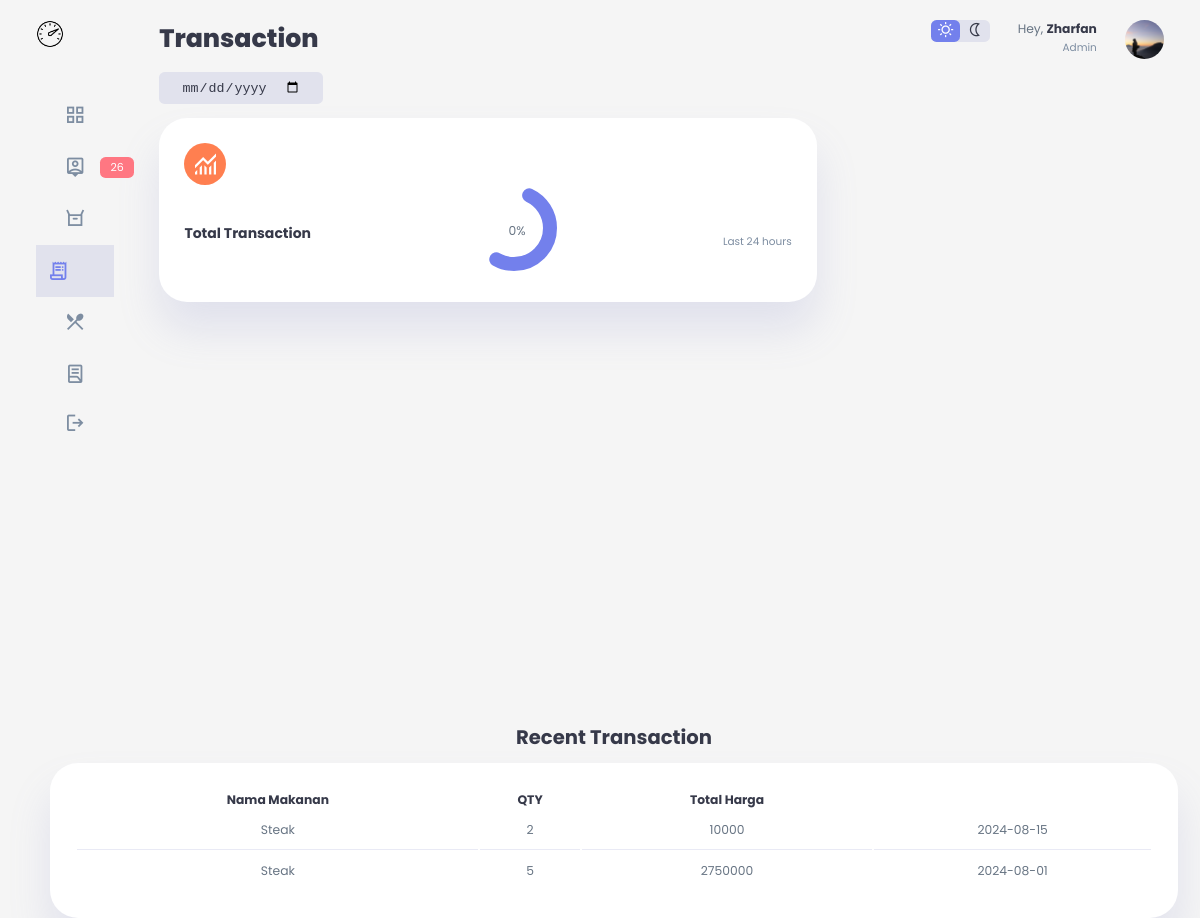
The page /php/transaksi.php on the database its author committed.
### tables this page shows
CREATE TABLE `transaction` (
  `id` int(11) NOT NULL,
  `nama_makanan` varchar(25) NOT NULL,
  `qty` int(11) NOT NULL,
  `total_harga` int(11) DEFAULT NULL,
  `tanggal` date NOT NULL
);

### php/transaksi.php (the view, shortened to what this page needs)
<?php
require 'koneksi.php';
$query_sql = "SELECT * FROM transaction";
$result = mysqli_query($conn, $query_sql);
?>
<!DOCTYPE html>
<html lang="en">
<head>
    <link rel="stylesheet" href="dashboard.css">
    <link rel="stylesheet" href="https://cdnjs.cloudflare.com/ajax/libs/font-awesome/6.0.0-beta3/css/all.min.css">
</head>
<body>
    <div class="container">
        <aside>
            <div class="top">
                <div class="logo">
                    <img src="../img/icons8-dashboard-50.png">
                </div>
            </div>
            <div class="sidebar">
                <a href="dashboard.php" >
                    <span class="material-symbols-outlined">grid_view</span>
                </a>
                <a href="reservation.php">
                    <span class="material-symbols-outlined">person_pin</span>
                    <span class="message-count">26</span>
                </a>
                <a href="orders.php">
                    <span class="material-symbols-outlined">orders</span>
                </a>
                <a href="transaksi.php" class="active">
                    <span class="material-symbols-outlined">receipt_long</span>
                </a>
                <a href="menu.php">
                    <span class="material-symbols-outlined">restaurant_menu</span>
                </a>
                <a href="report.php">
                    <span class="material-symbols-outlined">lab_profile</span>
                </a>
                <a href="logout.php">
                    <span class="material-symbols-outlined">logout</span>
                </a>
            </div>
        </aside>
        <main>
            <h1>Transaction</h1>
            <div class="date">
                <input type="date">
            </div>
            <div class="insights">
                <div class="income">
                <span class="material-symbols-outlined">monitoring</span>
                <div class="middle">
                    <div class="left">
                        <h3>Total Transaction</h3>
                    </div>
                    <div class="progress">
                        <svg>
                            <circle cx="38" cy="38" r="36"></circle>
                        </svg>
                        <div class="number">
                            <p id="transactionPercentage">0%</p>
                        </div>
                    </div>
                    <small class="text-muted">Last 24 hours</small>
                </div>
            </div>
            </div>
            <div class="recent-orders">
    <h2>Recent Transaction</h2>
    <table>
        <thead>
            <tr>
                <th>Nama Makanan</th>
                <th>QTY</th>
                <th>Total Harga</th>
            </tr>
        </thead>
        <tbody>
        <?php
if (mysqli_num_rows($result) > 0) {
    while ($row = mysqli_fetch_assoc($result)) {
        echo "<tr>";
        echo "<td>" . $row['nama_makanan'] . "</td>";
        echo "<td>" . $row['qty'] . "</td>";
        echo "<td>" . $row['total_harga'] . "</td>";
        echo "<td>" . $row['tanggal'] . "</td>";
        echo "</tr>";
    }
} else {
    echo "<tr><td colspan='5'>No data found</td></tr>";
}
?>
        </tbody>
    </table>
</div>
        </main>
        <div class="right">
            <div class="top">
                <div class="theme-toggler">
                    <span class="material-symbols-outlined active">wb_sunny</span>
                    <span class="material-symbols-outlined">nightlight</span>
                </div>
                <div class="profile">
                    <div class="info">
                        <p>Hey, <b>Zharfan</b></p>
                        <small class="text-muted">Admin</small>
                    </div>
                    <div class="profile-photo">
                        <img src="../img/profile-photo.png">
                    </div>
                </div>
            </div>
        </div>
    </div>
</body>
</html>

### rows shown on the page
transaction: nama_makanan "Steak", qty "2", total_harga "10000", tanggal "2024-08-15"
transaction: nama_makanan "Steak", qty "5", total_harga "2750000", tanggal "2024-08-01"
